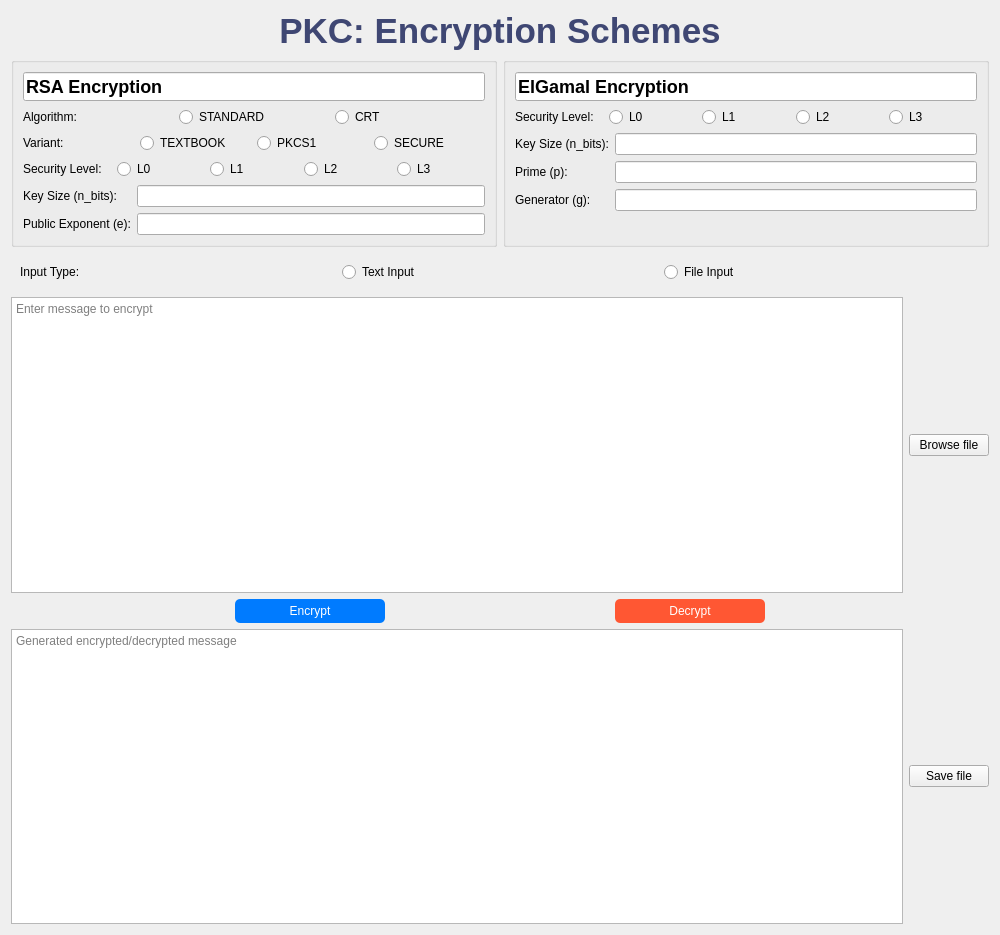
<?xml version="1.0" encoding="UTF-8"?>
<ui version="4.0">
 <class>PKC_Encryption_Schemes</class>
 <widget class="QWidget" name="PKC_Encryption_Schemes">
  <property name="geometry">
   <rect>
    <x>0</x>
    <y>0</y>
    <width>1000</width>
    <height>935</height>
   </rect>
  </property>
  <property name="windowTitle">
   <string>PKC: Encryption Schemes</string>
  </property>
  <layout class="QVBoxLayout" name="mainLayout">
   <item>
    <widget class="QLabel" name="mainTitle">
     <property name="styleSheet">
      <string>font-size: 35px; font-weight: bold; color: #3f4773;</string>
     </property>
     <property name="text">
      <string>PKC: Encryption Schemes</string>
     </property>
     <property name="alignment">
      <set>Qt::AlignCenter</set>
     </property>
    </widget>
   </item>
   <item>
    <layout class="QHBoxLayout" name="encryptionLayout">
     <!-- RSA Encryption Block -->
     <item>
      <widget class="QGroupBox" name="rsaGroup">
       <layout class="QVBoxLayout" name="rsaLayout">
        <item>
         <widget class="QLineEdit" name="rsaTitle">
          <property name="text">
           <string>RSA Encryption</string>
          </property>
          <property name="styleSheet">
           <string>font-size: 18px; font-weight: bold;</string>
          </property>
          <property name="readOnly">
           <bool>true</bool>
          </property>
         </widget>
        </item>
        <item>
         <layout class="QHBoxLayout" name="rsaAlgorithmLayout">
          <item>
           <widget class="QLabel" name="rsaAlgorithmLabel">
            <property name="text">
             <string>Algorithm:</string>
            </property>
           </widget>
          </item>
          <item>
           <widget class="QRadioButton" name="rsaStandardRadioButton">
            <property name="text">
             <string>STANDARD</string>
            </property>
           </widget>
          </item>
          <item>
           <widget class="QRadioButton" name="rsaCRTRadioButton">
            <property name="text">
             <string>CRT</string>
            </property>
           </widget>
          </item>
         </layout>
        </item>
        <item>
         <layout class="QHBoxLayout" name="rsaVariantLayout">
          <item>
           <widget class="QLabel" name="rsaVariantLabel">
            <property name="text">
             <string>Variant:</string>
            </property>
           </widget>
          </item>
          <item>
           <widget class="QRadioButton" name="rsaTextbookRadioButton">
            <property name="text">
             <string>TEXTBOOK</string>
            </property>
           </widget>
          </item>
          <item>
           <widget class="QRadioButton" name="rsaPKCS1RadioButton">
            <property name="text">
             <string>PKCS1</string>
            </property>
           </widget>
          </item>
          <item>
           <widget class="QRadioButton" name="rsaSecureRadioButton">
            <property name="text">
             <string>SECURE</string>
            </property>
           </widget>
          </item>
         </layout>
        </item>
        <item>
         <layout class="QHBoxLayout" name="rsaSecurityLevelLayout">
          <item>
           <widget class="QLabel" name="rsaSecurityLevelLabel">
            <property name="text">
             <string>Security Level:</string>
            </property>
           </widget>
          </item>
          <item>
           <widget class="QRadioButton" name="rsaL0RadioButton">
            <property name="text">
             <string>L0</string>
            </property>
           </widget>
          </item>
          <item>
           <widget class="QRadioButton" name="rsaL1RadioButton">
            <property name="text">
             <string>L1</string>
            </property>
           </widget>
          </item>
          <item>
           <widget class="QRadioButton" name="rsaL2RadioButton">
            <property name="text">
             <string>L2</string>
            </property>
           </widget>
          </item>
          <item>
           <widget class="QRadioButton" name="rsaL3RadioButton">
            <property name="text">
             <string>L3</string>
            </property>
           </widget>
          </item>
         </layout>
        </item>
        <item>
         <layout class="QFormLayout" name="rsaParametersLayout">
          <item row="0" column="0">
           <widget class="QLabel" name="rsaKeySizeLabel">
            <property name="text">
             <string>Key Size (n_bits):</string>
            </property>
           </widget>
          </item>
          <item row="0" column="1">
           <widget class="QLineEdit" name="rsaKeySizeInput"/>
          </item>
          <item row="1" column="0">
           <widget class="QLabel" name="rsaExponentLabel">
            <property name="text">
             <string>Public Exponent (e):</string>
            </property>
           </widget>
          </item>
          <item row="1" column="1">
           <widget class="QLineEdit" name="rsaExponentInput"/>
          </item>
         </layout>
        </item>
       </layout>
      </widget>
     </item>
     <!-- ElGamal Encryption Block -->
     <item>
      <widget class="QGroupBox" name="elgamalGroup">
       <layout class="QVBoxLayout" name="elgamalLayout">
        <item>
         <widget class="QLineEdit" name="elgamalTitle">
          <property name="text">
           <string>ElGamal Encryption</string>
          </property>
          <property name="styleSheet">
           <string>font-size: 18px; font-weight: bold;</string>
          </property>
          <property name="readOnly">
           <bool>true</bool>
          </property>
         </widget>
        </item>
        <item>
         <layout class="QHBoxLayout" name="elgamalSecurityLevelLayout">
          <item>
           <widget class="QLabel" name="elgamalSecurityLevelLabel">
            <property name="text">
             <string>Security Level:</string>
            </property>
           </widget>
          </item>
          <item>
           <widget class="QRadioButton" name="elgamalL0RadioButton">
            <property name="text">
             <string>L0</string>
            </property>
           </widget>
          </item>
          <item>
           <widget class="QRadioButton" name="elgamalL1RadioButton">
            <property name="text">
             <string>L1</string>
            </property>
           </widget>
          </item>
          <item>
           <widget class="QRadioButton" name="elgamalL2RadioButton">
            <property name="text">
             <string>L2</string>
            </property>
           </widget>
          </item>
          <item>
           <widget class="QRadioButton" name="elgamalL3RadioButton">
            <property name="text">
             <string>L3</string>
            </property>
           </widget>
          </item>
         </layout>
        </item>
        <item>
         <layout class="QFormLayout" name="elgamalParametersLayout">
          <item row="0" column="0">
           <widget class="QLabel" name="elgamalKeySizeLabel">
            <property name="text">
             <string>Key Size (n_bits):</string>
            </property>
           </widget>
          </item>
          <item row="0" column="1">
           <widget class="QLineEdit" name="elgamalKeySizeInput"/>
          </item>
          <item row="1" column="0">
           <widget class="QLabel" name="elgamalPrimeLabel">
            <property name="text">
             <string>Prime (p):</string>
            </property>
           </widget>
          </item>
          <item row="1" column="1">
           <widget class="QLineEdit" name="elgamalPrimeInput"/>
          </item>
          <item row="2" column="0">
           <widget class="QLabel" name="elgamalGeneratorLabel">
            <property name="text">
             <string>Generator (g):</string>
            </property>
           </widget>
          </item>
          <item row="2" column="1">
           <widget class="QLineEdit" name="elgamalGeneratorInput"/>
          </item>
         </layout>
        </item>
       </layout>
      </widget>
     </item>
    </layout>
   </item>

       <!-- Input Type Section -->
   <item>
    <layout class="QHBoxLayout" name="inputTypeLayout">
     <item>
      <widget class="QWidget" name="inputTypeWrapper">
       <property name="minimumWidth">
        <number>318</number>
       </property>
       <layout class="QHBoxLayout">
        <item>
         <widget class="QLabel" name="inputTypeLabel">
          <property name="text">
           <string>Input Type:</string>
          </property>
         </widget>
        </item>
        <item>
         <widget class="QRadioButton" name="textInputRadioButton">
          <property name="text">
           <string>Text Input</string>
          </property>
         </widget>
        </item>
        <item>
         <widget class="QRadioButton" name="fileInputRadioButton">
          <property name="text">
           <string>File Input</string>
          </property>
         </widget>
        </item>
       </layout>
      </widget>
     </item>
    </layout>
   </item>
   <item>
    <layout class="QHBoxLayout" name="inputTextLayout">
     <item>
      <widget class="QTextEdit" name="inputText">
       <property name="placeholderText">
        <string>Enter message to encrypt</string>
       </property>
      </widget>
     </item>
     <item>
      <widget class="QPushButton" name="chooseFileButton">
       <property name="text">
        <string>Browse file</string>
       </property>
      </widget>
     </item>
    </layout>
   </item>
   <item>
    <layout class="QHBoxLayout" name="encryptDecryptButtonsLayout">
     <item>
      <widget class="QPushButton" name="encryptButton">
       <property name="maximumSize">
        <size>
         <width>150</width>
         <height>30</height>
        </size>
       </property>
       <property name="styleSheet">
        <string>background-color: #007BFF; color: white; padding: 5px 10px; border-radius: 5px;</string>
       </property>
       <property name="text">
        <string>Encrypt</string>
       </property>
      </widget>
     </item>
     <item>
      <widget class="QPushButton" name="decryptButton">
       <property name="maximumSize">
        <size>
         <width>150</width>
         <height>30</height>
        </size>
       </property>
       <property name="styleSheet">
        <string>background-color: #FF5733; color: white; padding: 5px 10px; border-radius: 5px;</string>
       </property>
       <property name="text">
        <string>Decrypt</string>
       </property>
      </widget>
     </item>
    </layout>
   </item>
   <item>
    <layout class="QHBoxLayout" name="outputTextLayout">
     <item>
      <widget class="QTextEdit" name="outputText">
       <property name="readOnly">
        <bool>true</bool>
       </property>
       <property name="placeholderText">
        <string>Generated encrypted/decrypted message</string>
       </property>
      </widget>
     </item>
     <item>
      <widget class="QPushButton" name="saveFileButton">
       <property name="text">
        <string>  Save file  </string>
       </property>
      </widget>
     </item>
    </layout>
   </item>
   <item>
    <layout class="QHBoxLayout" name="outputFileLayout"/>
   </item>
  </layout>
 </widget>
 <resources/>
 <connections/>
</ui>
